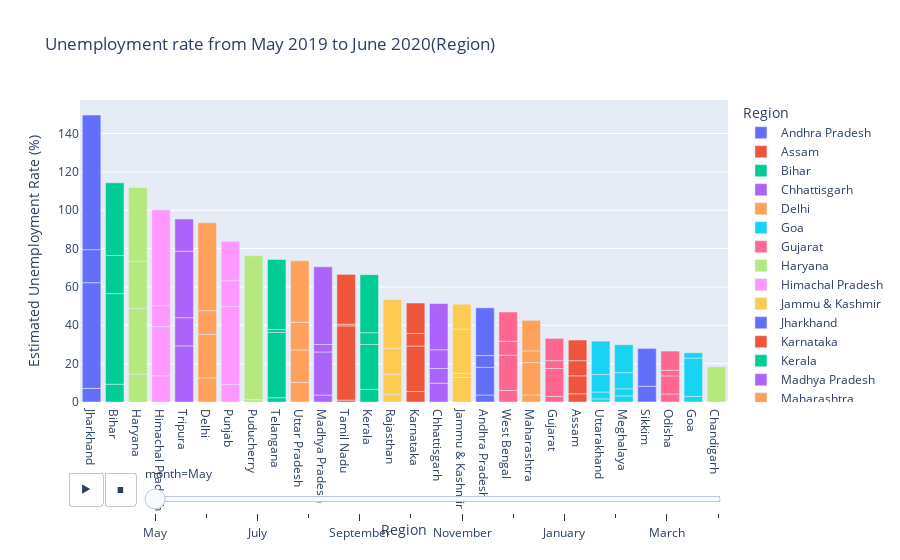

Notebook code cell kept with this figure:
### Code cell
# Bar plot Unemployment Rate (monthly)

fig = px.bar(df,x='Region',y=' Estimated Unemployment Rate (%)',animation_frame='month',color='Region',
            title='Unemployment rate from May 2019 to June 2020(Region)')

fig.update_layout(xaxis={'categoryorder':'total descending'})
fig.show()

### Figure 1 — Plotly figure (JSON) as saved in the notebook; plotly's stock layout.template omitted (floating-point values rounded to 4 significant figures)
{"data": [{"alignmentgroup": "True", "hovertemplate": "Region=%{x}<br>month=May<br> Estimated Unemployment Rate (%)=%{y}<extra></extra>", "legendgroup": "Andhra Pradesh", "marker": {"color": "#636efa", "pattern": {"shape": ""}}, "name": "Andhra Pradesh", "offsetgroup": "Andhra Pradesh", "orientation": "v", "showlegend": true, "textposition": "auto", "type": "bar", "x": ["Andhra Pradesh", "Andhra Pradesh", "Andhra Pradesh", "Andhra Pradesh"], "xaxis": "x", "y": [3.65, 14.46, 6.09, 24.91], "yaxis": "y"}, {"alignmentgroup": "True", "hovertemplate": "Region=%{x}<br>month=May<br> Estimated Unemployment Rate (%)=%{y}<extra></extra>", "legendgroup": "Assam", "marker": {"color": "#EF553B", "pattern": {"shape": ""}}, "name": "Assam", "offsetgroup": "Assam", "orientation": "v", "showlegend": true, "textposition": "auto", "type": "bar", "x": ["Assam", "Assam", "Assam", "Assam"], "xaxis": "x", "y": [4.29, 9.38, 7.87, 10.77], "yaxis": "y"}, {"alignmentgroup": "True", "hovertemplate": "Region=%{x}<br>month=May<br> Estimated Unemployment Rate (%)=%{y}<extra></extra>", "legendgroup": "Bihar", "marker": {"color": "#00cc96", "pattern": {"shape": ""}}, "name": "Bihar", "offsetgroup": "Bihar", "orientation": "v", "showlegend": true, "textposition": "auto", "type": "bar", "x": ["Bihar", "Bihar", "Bihar", "Bihar"], "xaxis": "x", "y": [9.27, 47.26, 19.9, 37.87], "yaxis": "y"}, {"alignmentgroup": "True", "hovertemplate": "Region=%{x}<br>month=May<br> Estimated Unemployment Rate (%)=%{y}<extra></extra>", "legendgroup": "Chhattisgarh", "marker": {"color": "#ab63fa", "pattern": {"shape": ""}}, "name": "Chhattisgarh", "offsetgroup": "Chhattisgarh", "orientation": "v", "showlegend": true, "textposition": "auto", "type": "bar", "x": ["Chhattisgarh", "Chhattisgarh", "Chhattisgarh", "Chhattisgarh"], "xaxis": "x", "y": [9.82, 7.64, 9.77, 24.1], "yaxis": "y"}, {"alignmentgroup": "True", "hovertemplate": "Region=%{x}<br>month=May<br> Estimated Unemployment Rate (%)=%{y}<extra></extra>", "legendgroup": "Delhi", "marker": {"color": "#FFA15A", "pattern": {"shape": ""}}, "name": "Delhi", "offsetgroup": "Delhi", "orientation": "v", "showlegend": true, "textposition": "auto", "type": "bar", "x": ["Delhi", "Delhi", "Delhi", "Delhi"], "xaxis": "x", "y": [12.56, 22.76, 12.31, 45.78], "yaxis": "y"}, {"alignmentgroup": "True", "hovertemplate": "Region=%{x}<br>month=May<br> Estimated Unemployment Rate (%)=%{y}<extra></extra>", "legendgroup": "Goa", "marker": {"color": "#19d3f3", "pattern": {"shape": ""}}, "name": "Goa", "offsetgroup": "Goa", "orientation": "v", "showlegend": true, "textposition": "auto", "type": "bar", "x": ["Goa", "Goa", "Goa"], "xaxis": "x", "y": [2.91, 20, 2.75], "yaxis": "y"}, {"alignmentgroup": "True", "hovertemplate": "Region=%{x}<br>month=May<br> Estimated Unemployment Rate (%)=%{y}<extra></extra>", "legendgroup": "Gujarat", "marker": {"color": "#FF6692", "pattern": {"shape": ""}}, "name": "Gujarat", "offsetgroup": "Gujarat", "orientation": "v", "showlegend": true, "textposition": "auto", "type": "bar", "x": ["Gujarat", "Gujarat", "Gujarat", "Gujarat"], "xaxis": "x", "y": [2.88, 14.58, 4.09, 11.62], "yaxis": "y"}, {"alignmentgroup": "True", "hovertemplate": "Region=%{x}<br>month=May<br> Estimated Unemployment Rate (%)=%{y}<extra></extra>", "legendgroup": "Haryana", "marker": {"color": "#B6E880", "pattern": {"shape": ""}}, "name": "Haryana", "offsetgroup": "Haryana", "orientation": "v", "showlegend": true, "textposition": "auto", "type": "bar", "x": ["Haryana", "Haryana", "Haryana", "Haryana"], "xaxis": "x", "y": [14.54, 34.22, 24.67, 38.46], "yaxis": "y"}, {"alignmentgroup": "True", "hovertemplate": "Region=%{x}<br>month=May<br> Estimated Unemployment Rate (%)=%{y}<extra></extra>", "legendgroup": "Himachal Pradesh", "marker": {"color": "#FF97FF", "pattern": {"shape": ""}}, "name": "Himachal Pradesh", "offsetgroup": "Himachal Pradesh", "orientation": "v", "showlegend": true, "textposition": "auto", "type": "bar", "x": ["Himachal Pradesh", "Himachal Pradesh", "Himachal Pradesh", "Himachal Pradesh"], "xaxis": "x", "y": [13.68, 25.64, 10.88, 50], "yaxis": "y"}, {"alignmentgroup": "True", "hovertemplate": "Region=%{x}<br>month=May<br> Estimated Unemployment Rate (%)=%{y}<extra></extra>", "legendgroup": "Jammu & Kashmir", "marker": {"color": "#FECB52", "pattern": {"shape": ""}}, "name": "Jammu & Kashmir", "offsetgroup": "Jammu & Kashmir", "orientation": "v", "showlegend": true, "textposition": "auto", "type": "bar", "x": ["Jammu & Kashmir", "Jammu & Kashmir", "Jammu & Kashmir", "Jammu & Kashmir"], "xaxis": "x", "y": [12.78, 2.22, 23.04, 12.96], "yaxis": "y"}, {"alignmentgroup": "True", "hovertemplate": "Region=%{x}<br>month=May<br> Estimated Unemployment Rate (%)=%{y}<extra></extra>", "legendgroup": "Jharkhand", "marker": {"color": "#636efa", "pattern": {"shape": ""}}, "name": "Jharkhand", "offsetgroup": "Jharkhand", "orientation": "v", "showlegend": true, "textposition": "auto", "type": "bar", "x": ["Jharkhand", "Jharkhand", "Jharkhand", "Jharkhand"], "xaxis": "x", "y": [7.11, 55.1, 17.23, 70.17], "yaxis": "y"}, {"alignmentgroup": "True", "hovertemplate": "Region=%{x}<br>month=May<br> Estimated Unemployment Rate (%)=%{y}<extra></extra>", "legendgroup": "Karnataka", "marker": {"color": "#EF553B", "pattern": {"shape": ""}}, "name": "Karnataka", "offsetgroup": "Karnataka", "orientation": "v", "showlegend": true, "textposition": "auto", "type": "bar", "x": ["Karnataka", "Karnataka", "Karnataka", "Karnataka"], "xaxis": "x", "y": [5.46, 23.72, 6.56, 15.88], "yaxis": "y"}, {"alignmentgroup": "True", "hovertemplate": "Region=%{x}<br>month=May<br> Estimated Unemployment Rate (%)=%{y}<extra></extra>", "legendgroup": "Kerala", "marker": {"color": "#00cc96", "pattern": {"shape": ""}}, "name": "Kerala", "offsetgroup": "Kerala", "orientation": "v", "showlegend": true, "textposition": "auto", "type": "bar", "x": ["Kerala", "Kerala", "Kerala", "Kerala"], "xaxis": "x", "y": [6.63, 23.38, 6.11, 30.28], "yaxis": "y"}, {"alignmentgroup": "True", "hovertemplate": "Region=%{x}<br>month=May<br> Estimated Unemployment Rate (%)=%{y}<extra></extra>", "legendgroup": "Madhya Pradesh", "marker": {"color": "#ab63fa", "pattern": {"shape": ""}}, "name": "Madhya Pradesh", "offsetgroup": "Madhya Pradesh", "orientation": "v", "showlegend": true, "textposition": "auto", "type": "bar", "x": ["Madhya Pradesh", "Madhya Pradesh", "Madhya Pradesh", "Madhya Pradesh"], "xaxis": "x", "y": [3.63, 22.46, 3.91, 40.49], "yaxis": "y"}, {"alignmentgroup": "True", "hovertemplate": "Region=%{x}<br>month=May<br> Estimated Unemployment Rate (%)=%{y}<extra></extra>", "legendgroup": "Maharashtra", "marker": {"color": "#FFA15A", "pattern": {"shape": ""}}, "name": "Maharashtra", "offsetgroup": "Maharashtra", "orientation": "v", "showlegend": true, "textposition": "auto", "type": "bar", "x": ["Maharashtra", "Maharashtra", "Maharashtra", "Maharashtra"], "xaxis": "x", "y": [3.67, 16.89, 6.08, 15.92], "yaxis": "y"}, {"alignmentgroup": "True", "hovertemplate": "Region=%{x}<br>month=May<br> Estimated Unemployment Rate (%)=%{y}<extra></extra>", "legendgroup": "Meghalaya", "marker": {"color": "#19d3f3", "pattern": {"shape": ""}}, "name": "Meghalaya", "offsetgroup": "Meghalaya", "orientation": "v", "showlegend": true, "textposition": "auto", "type": "bar", "x": ["Meghalaya", "Meghalaya", "Meghalaya", "Meghalaya"], "xaxis": "x", "y": [3.16, 3.73, 8.4, 14.58], "yaxis": "y"}, {"alignmentgroup": "True", "hovertemplate": "Region=%{x}<br>month=May<br> Estimated Unemployment Rate (%)=%{y}<extra></extra>", "legendgroup": "Odisha", "marker": {"color": "#FF6692", "pattern": {"shape": ""}}, "name": "Odisha", "offsetgroup": "Odisha", "orientation": "v", "showlegend": true, "textposition": "auto", "type": "bar", "x": ["Odisha", "Odisha", "Odisha", "Odisha"], "xaxis": "x", "y": [4.17, 9.45, 2.95, 10], "yaxis": "y"}, {"alignmentgroup": "True", "hovertemplate": "Region=%{x}<br>month=May<br> Estimated Unemployment Rate (%)=%{y}<extra></extra>", "legendgroup": "Puducherry", "marker": {"color": "#B6E880", "pattern": {"shape": ""}}, "name": "Puducherry", "offsetgroup": "Puducherry", "orientation": "v", "showlegend": true, "textposition": "auto", "type": "bar", "x": ["Puducherry", "Puducherry", "Puducherry"], "xaxis": "x", "y": [0, 1.25, 75], "yaxis": "y"}, {"alignmentgroup": "True", "hovertemplate": "Region=%{x}<br>month=May<br> Estimated Unemployment Rate (%)=%{y}<extra></extra>", "legendgroup": "Punjab", "marker": {"color": "#FF97FF", "pattern": {"shape": ""}}, "name": "Punjab", "offsetgroup": "Punjab", "orientation": "v", "showlegend": true, "textposition": "auto", "type": "bar", "x": ["Punjab", "Punjab", "Punjab", "Punjab"], "xaxis": "x", "y": [9.17, 40.59, 13.49, 20.54], "yaxis": "y"}, {"alignmentgroup": "True", "hovertemplate": "Region=%{x}<br>month=May<br> Estimated Unemployment Rate (%)=%{y}<extra></extra>", "legendgroup": "Rajasthan", "marker": {"color": "#FECB52", "pattern": {"shape": ""}}, "name": "Rajasthan", "offsetgroup": "Rajasthan", "orientation": "v", "showlegend": true, "textposition": "auto", "type": "bar", "x": ["Rajasthan", "Rajasthan", "Rajasthan", "Rajasthan"], "xaxis": "x", "y": [4.03, 10.45, 13.62, 25.35], "yaxis": "y"}, {"alignmentgroup": "True", "hovertemplate": "Region=%{x}<br>month=May<br> Estimated Unemployment Rate (%)=%{y}<extra></extra>", "legendgroup": "Sikkim", "marker": {"color": "#636efa", "pattern": {"shape": ""}}, "name": "Sikkim", "offsetgroup": "Sikkim", "orientation": "v", "showlegend": true, "textposition": "auto", "type": "bar", "x": ["Sikkim", "Sikkim"], "xaxis": "x", "y": [8.2, 19.75], "yaxis": "y"}, {"alignmentgroup": "True", "hovertemplate": "Region=%{x}<br>month=May<br> Estimated Unemployment Rate (%)=%{y}<extra></extra>", "legendgroup": "Tamil Nadu", "marker": {"color": "#EF553B", "pattern": {"shape": ""}}, "name": "Tamil Nadu", "offsetgroup": "Tamil Nadu", "orientation": "v", "showlegend": true, "textposition": "auto", "type": "bar", "x": ["Tamil Nadu", "Tamil Nadu", "Tamil Nadu", "Tamil Nadu"], "xaxis": "x", "y": [0.97, 38.73, 0.89, 25.95], "yaxis": "y"}, {"alignmentgroup": "True", "hovertemplate": "Region=%{x}<br>month=May<br> Estimated Unemployment Rate (%)=%{y}<extra></extra>", "legendgroup": "Telangana", "marker": {"color": "#00cc96", "pattern": {"shape": ""}}, "name": "Telangana", "offsetgroup": "Telangana", "orientation": "v", "showlegend": true, "textposition": "auto", "type": "bar", "x": ["Telangana", "Telangana", "Telangana", "Telangana"], "xaxis": "x", "y": [2.23, 34.01, 1.52, 36.57], "yaxis": "y"}, {"alignmentgroup": "True", "hovertemplate": "Region=%{x}<br>month=May<br> Estimated Unemployment Rate (%)=%{y}<extra></extra>", "legendgroup": "Tripura", "marker": {"color": "#ab63fa", "pattern": {"shape": ""}}, "name": "Tripura", "offsetgroup": "Tripura", "orientation": "v", "showlegend": true, "textposition": "auto", "type": "bar", "x": ["Tripura", "Tripura", "Tripura", "Tripura"], "xaxis": "x", "y": [29.25, 14.71, 34.69, 16.78], "yaxis": "y"}, {"alignmentgroup": "True", "hovertemplate": "Region=%{x}<br>month=May<br> Estimated Unemployment Rate (%)=%{y}<extra></extra>", "legendgroup": "Uttar Pradesh", "marker": {"color": "#FFA15A", "pattern": {"shape": ""}}, "name": "Uttar Pradesh", "offsetgroup": "Uttar Pradesh", "orientation": "v", "showlegend": true, "textposition": "auto", "type": "bar", "x": ["Uttar Pradesh", "Uttar Pradesh", "Uttar Pradesh", "Uttar Pradesh"], "xaxis": "x", "y": [10.26, 16.89, 14.4, 32.06], "yaxis": "y"}, {"alignmentgroup": "True", "hovertemplate": "Region=%{x}<br>month=May<br> Estimated Unemployment Rate (%)=%{y}<extra></extra>", "legendgroup": "Uttarakhand", "marker": {"color": "#19d3f3", "pattern": {"shape": ""}}, "name": "Uttarakhand", "offsetgroup": "Uttarakhand", "orientation": "v", "showlegend": true, "textposition": "auto", "type": "bar", "x": ["Uttarakhand", "Uttarakhand", "Uttarakhand", "Uttarakhand"], "xaxis": "x", "y": [1.63, 3.57, 9.17, 17.36], "yaxis": "y"}, {"alignmentgroup": "True", "hovertemplate": "Region=%{x}<br>month=May<br> Estimated Unemployment Rate (%)=%{y}<extra></extra>", "legendgroup": "West Bengal", "marker": {"color": "#FF6692", "pattern": {"shape": ""}}, "name": "West Bengal", "offsetgroup": "West Bengal", "orientation": "v", "showlegend": true, "textposition": "auto", "type": "bar", "x": ["West Bengal", "West Bengal", "West Bengal", "West Bengal"], "xaxis": "x", "y": [6.02, 18.43, 7.25, 15.22], "yaxis": "y"}, {"alignmentgroup": "True", "hovertemplate": "Region=%{x}<br>month=May<br> Estimated Unemployment Rate (%)=%{y}<extra></extra>", "legendgroup": "Chandigarh", "marker": {"color": "#B6E880", "pattern": {"shape": ""}}, "name": "Chandigarh", "offsetgroup": "Chandigarh", "orientation": "v", "showlegend": true, "textposition": "auto", "type": "bar", "x": ["Chandigarh"], "xaxis": "x", "y": [18.35], "yaxis": "y"}], "layout": {"autosize": true, "barmode": "relative", "legend": {"title": {"text": "Region"}, "tracegroupgap": 0}, "sliders": [{"active": 0, "currentvalue": {"prefix": "month="}, "len": 0.9, "pad": {"b": 10, "t": 60}, "steps": [{"args": [["May"], {"frame": {"duration": 0, "redraw": true}, "fromcurrent": true, "mode": "immediate", "transition": {"duration": 0, "easing": "linear"}}], "label": "May", "method": "animate"}, {"args": [["June"], {"frame": {"duration": 0, "redraw": true}, "fromcurrent": true, "mode": "immediate", "transition": {"duration": 0, "easing": "linear"}}], "label": "June", "method": "animate"}, {"args": [["July"], {"frame": {"duration": 0, "redraw": true}, "fromcurrent": true, "mode": "immediate", "transition": {"duration": 0, "easing": "linear"}}], "label": "July", "method": "animate"}, {"args": [["August"], {"frame": {"duration": 0, "redraw": true}, "fromcurrent": true, "mode": "immediate", "transition": {"duration": 0, "easing": "linear"}}], "label": "August", "method": "animate"}, {"args": [["September"], {"frame": {"duration": 0, "redraw": true}, "fromcurrent": true, "mode": "immediate", "transition": {"duration": 0, "easing": "linear"}}], "label": "September", "method": "animate"}, {"args": [["October"], {"frame": {"duration": 0, "redraw": true}, "fromcurrent": true, "mode": "immediate", "transition": {"duration": 0, "easing": "linear"}}], "label": "October", "method": "animate"}, {"args": [["November"], {"frame": {"duration": 0, "redraw": true}, "fromcurrent": true, "mode": "immediate", "transition": {"duration": 0, "easing": "linear"}}], "label": "November", "method": "animate"}, {"args": [["December"], {"frame": {"duration": 0, "redraw": true}, "fromcurrent": true, "mode": "immediate", "transition": {"duration": 0, "easing": "linear"}}], "label": "December", "method": "animate"}, {"args": [["January"], {"frame": {"duration": 0, "redraw": true}, "fromcurrent": true, "mode": "immediate", "transition": {"duration": 0, "easing": "linear"}}], "label": "January", "method": "animate"}, {"args": [["February"], {"frame": {"duration": 0, "redraw": true}, "fromcurrent": true, "mode": "immediate", "transition": {"duration": 0, "easing": "linear"}}], "label": "February", "method": "animate"}, {"args": [["March"], {"frame": {"duration": 0, "redraw": true}, "fromcurrent": true, "mode": "immediate", "transition": {"duration": 0, "easing": "linear"}}], "label": "March", "method": "animate"}, {"args": [["April"], {"frame": {"duration": 0, "redraw": true}, "fromcurrent": true, "mode": "immediate", "transition": {"duration": 0, "easing": "linear"}}], "label": "April", "method": "animate"}], "x": 0.1, "xanchor": "left", "y": 0, "yanchor": "top"}], "title": {"text": "Unemployment rate from May 2019 to June 2020(Region)"}, "updatemenus": [{"buttons": [{"args": [null, {"frame": {"duration": 500, "redraw": true}, "fromcurrent": true, "mode": "immediate", "transition": {"duration": 500, "easing": "linear"}}], "label": "&#9654;", "method": "animate"}, {"args": [[null], {"frame": {"duration": 0, "redraw": true}, "fromcurrent": true, "mode": "immediate", "transition": {"duration": 0, "easing": "linear"}}], "label": "&#9724;", "method": "animate"}], "direction": "left", "pad": {"r": 10, "t": 70}, "showactive": false, "type": "buttons", "x": 0.1, "xanchor": "right", "y": 0, "yanchor": "top"}], "xaxis": {"anchor": "y", "autorange": true, "categoryarray": ["Andhra Pradesh", "Assam", "Bihar", "Chhattisgarh", "Delhi", "Goa", "Gujarat", "Haryana", "Himachal Pradesh", "Jammu & Kashmir", "Jharkhand", "Karnataka", "Kerala", "Madhya Pradesh", "Maharashtra", "Meghalaya", "Odisha", "Puducherry", "Punjab", "Rajasthan", "Sikkim", "Tamil Nadu", "Telangana", "Tripura", "Uttar Pradesh", "Uttarakhand", "West Bengal", "Chandigarh"], "categoryorder": "total descending", "domain": [0, 1], "range": [-0.5, 27.5], "title": {"text": "Region"}, "type": "category"}, "yaxis": {"anchor": "x", "autorange": true, "domain": [0, 1], "range": [0, 157.5], "title": {"text": " Estimated Unemployment Rate (%)"}, "type": "linear"}}}
